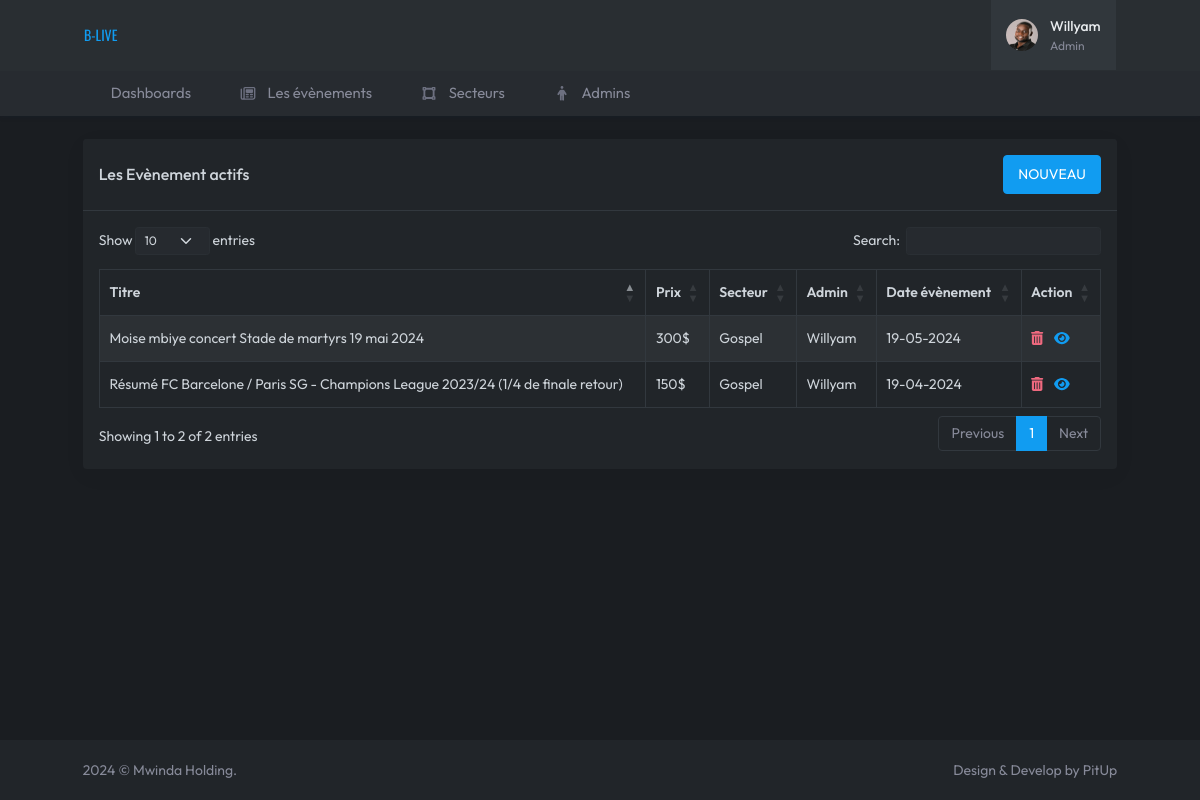
The page /admins/events-actif.php (signed in) on the database its author committed.
### tables this page shows
CREATE TABLE IF NOT EXISTS `tb_astuce` (
  `id` int NOT NULL AUTO_INCREMENT,
  `titre` text ,
  `youtube` text ,
  `price` int DEFAULT NULL,
  `secteur` int DEFAULT NULL,
  `contenue` text ,
  `admin` int DEFAULT NULL,
  `datepublish` date DEFAULT NULL,
  `date_event` date DEFAULT NULL,
  `avatar` text ,
  `status` tinyint DEFAULT '0',
  PRIMARY KEY (`id`)
);

CREATE TABLE IF NOT EXISTS `tb_secteur` (
  `id` int NOT NULL AUTO_INCREMENT,
  `designation` text ,
  `icon` text ,
  `status` tinyint DEFAULT '0',
  PRIMARY KEY (`id`)
);

### admins/models/call/astuce/getListactif.php (called while the page is built, shortened)
<?php
require 'models/class/Astuce.php';
require 'models/class/AstuceHydrate.php';
$db = db();
$manager = new AstuceHydrate($db);
$listAll = $manager->getListActif();

### admins/models/class/AstuceHydrate.php (called while the page is built, shortened)
<?php
class AstuceHydrate
{
	private $db;
	public function getListActif()
	{
		$q = $this->db->prepare("
				SELECT tb_astuce.*, DATE_FORMAT(tb_astuce.date_event, '%d-%m-%Y') AS datepub, tb_admin.nom AS adminname,
				tb_secteur.designation AS secteurname FROM tb_astuce
				INNER JOIN tb_admin ON tb_astuce.admin = tb_admin.id
				INNER JOIN tb_secteur ON tb_secteur.id = tb_astuce.secteur
				WHERE tb_astuce.date_event >= ?
				ORDER BY tb_astuce.titre
			");
		$date = date('Y-m-d');
		$q->execute([ $date ]);
		return $q;
	}
	public function setDb(PDO $db)
	{
		$this->db = $db;
	}
}

### admins/events-actif.php (the view, shortened to what this page needs)
<!DOCTYPE html>
<html
    lang="en"
    data-layout="horizontal"
    data-topbar="light"
    data-sidebar="light"
    data-bs-theme="dark"
    data-sidebar-size="lg"
    data-sidebar-image="none"
    data-preloader="disable"
    data-theme="vintage"
    data-theme-colors="default"
    data-sidebar-user-show
>
    <head>
        <link href="assets/css/bootstrap.min.css" rel="stylesheet" type="text/css" />
        <link href="assets/css/icons.min.css" rel="stylesheet" type="text/css" />
        <link href="assets/css/app.min.css" rel="stylesheet" type="text/css" />
        <link href="assets/css/custom.min.css" rel="stylesheet" type="text/css" />
        <link rel="stylesheet" href="https://cdnjs.cloudflare.com/ajax/libs/MaterialDesign-Webfont/6.5.95/css/materialdesignicons.min.css" />
        <link
            rel="stylesheet"
            href="https://cdnjs.cloudflare.com/ajax/libs/MaterialDesign-Webfont/6.5.95/css/materialdesignicons.css
            "
        />
        <link rel="stylesheet" href="https://cdnjs.cloudflare.com/ajax/libs/MaterialDesign-Webfont/6.5.95/css/materialdesignicons.css.map" />
        <link rel="stylesheet" href="https://cdnjs.cloudflare.com/ajax/libs/MaterialDesign-Webfont/6.5.95/css/materialdesignicons.min.css.map" />
        <link rel="stylesheet" type="text/css" href="https://cdnjs.cloudflare.com/ajax/libs/font-awesome/6.0.0-beta3/css/all.min.css" />
        <link rel="stylesheet" type="text/css" href="https://cdnjs.cloudflare.com/ajax/libs/font-awesome/6.0.0-beta3/css/fontawesome.min.css" />
        <link rel="stylesheet" href="https://cdn.datatables.net/1.11.5/css/dataTables.bootstrap5.min.css" />
        <link rel="stylesheet" href="https://cdn.datatables.net/responsive/2.2.9/css/responsive.bootstrap.min.css" />
        <link rel="stylesheet" href="https://cdn.datatables.net/buttons/2.2.2/css/buttons.dataTables.min.css" />
    </head>
    <body>
        <div id="layout-wrapper">
            <?php require 'views/header.php'; ?>
            <?php require 'views/nav.php'; ?>
            <div class="main-content">
                <div class="page-content">
                    <div class="container-fluid">
                        <div class="row">
                            <div class="col-lg-12">
                                <div class="card">
                                    <div class="card-header d-flex align-items-center justify-content-between">
                                        <h5 class="card-title mb-0">Les Evènement actifs</h5>
                                        <button class="btn btn-primary" data-bs-toggle="modal" data-bs-target="#dépôts">NOUVEAU</button>
                                    </div>
                                    <div class="card-body">
                                        <table id="example" class="table table-bordered dt-responsive nowrap table-striped align-middle" style="width: 100%;">
                                            <thead>
                                                <tr>
                                                    <th data-ordering="false">Titre</th>
                                                    <th data-ordering="false">Prix</th>
                                                    <th data-ordering="false">Secteur</th>
                                                    <th data-ordering="false">Admin</th>
                                                    <th data-ordering="false">Date évènement</th>
                                                    <th data-ordering="false">Action</th>
                                                </tr>
                                            </thead>
                                            <tbody>
                                                <?php
                                                    require 'models/call/astuce/getListactif.php';
                                                    while ($res = $listAll->fetch(PDO::FETCH_OBJ)) {
                                                ?>
                                                    <tr>
                                                        <td><?= $res->titre ?></td>
                                                        <td><?= $res->price ?>$</td>
                                                        <td><?= $res->secteurname ?></td>
                                                        <td><?= $res->adminname ?></td>
                                                        <td><?= $res->datepub ?></td>
                                                        <td>
                                                            <a class="me-2" href="models/call/astuce/delete.php?id=<?= $res->id ?>">
                                                                <i class="fa-solid fa-trash-can text-danger"></i>
                                                            </a>
                                                            <a href="astuce-<?= $res->id ?>">
                                                                <i class="fa-solid fa-eye"></i>
                                                            </a>
                                                        </td>
                                                    </tr>
                                                <?php }$listAll->closeCursor(); ?>
                                            </tbody>
                                        </table>
                                    </div>
                                </div>
                            </div>
                        </div>
                    </div>
                </div>
                <?php require 'views/footer.php'; ?>
            </div>
        </div>
    </body>
</html>

### admins/views/header.php (shortened to what this page needs)
<header id="page-topbar">
    <div class="layout-width">
        <div class="navbar-header">
            <div class="d-flex">
                <div class="navbar-brand-box horizontal-logo">
                    <a href="dashboard" class="logo logo-light">
                        B-LIVE
                    </a>
                </div>
            </div>
            <div class="d-flex align-items-center">
                <div class="ms-1 header-item d-none d-sm-flex">
                    <button type="button" class="btn btn-icon btn-topbar material-shadow-none btn-ghost-secondary rounded-circle" data-toggle="fullscreen">
                    </button>
                </div>
                <div class="ms-1 header-item d-none d-sm-flex">
                    <button type="button" class="btn btn-icon btn-topbar material-shadow-none btn-ghost-secondary rounded-circle light-dark-mode">
                        <i class="bx bx-moon fs-22"></i>
                    </button>
                </div>
                <div class="dropdown ms-sm-3 header-item topbar-user">
                    <button type="button" class="btn material-shadow-none" id="page-header-user-dropdown" data-bs-toggle="dropdown" aria-haspopup="true" aria-expanded="false">
                        <span class="d-flex align-items-center">
                            <img class="rounded-circle header-profile-user" src="assets/avatar/<?= $_SESSION['avatar'] ?>" alt="#" />
                            <span class="text-start ms-xl-2">
                                <span class="d-none d-xl-inline-block ms-1 fw-medium user-name-text"><?= $_SESSION['nom'] ?></span>
                                <span class="d-none d-xl-block ms-1 fs-12 user-name-sub-text">Admin</span>
                            </span>
                        </span>
                    </button>
                </div>
            </div>
        </div>
    </div>
</header>

### admins/views/nav.php (shortened to what this page needs)
<div class="app-menu navbar-menu">
    <div id="scrollbar">
        <div class="container-fluid">
            <ul class="navbar-nav" id="navbar-nav">
                <li class="nav-item">
                    <a class="nav-link menu-link" href="dashboard">
                        <i class="ri-dashboard-2-line"></i> <span data-key="t-dashboards">Dashboards</span>
                    </a>
                </li>
                <li class="nav-item">
                    <a class="nav-link menu-link" href="tips">
                        <i class="fa-regular fa-newspaper"></i> <span data-key="t-authentication">
                            Les évènements
                        </span>
                    </a>
                </li>
                <li class="nav-item">
                    <a class="nav-link menu-link" href="sectors"> <i class="fa-solid fa-vector-square"></i> <span data-key="t-widgets">Secteurs</span> </a>
                </li>
                <li class="nav-item">
                    <a class="nav-link menu-link" href="admin">
                        <i class="fa-solid fa-person"></i> <span data-key="t-base-ui">
                            Admins
                        </span>
                    </a>
                </li>
            </ul>
        </div>
    </div>
    <div class="sidebar-background"></div>
</div>

### admins/views/footer.php (shortened to what this page needs)
<footer class="footer">
    <div class="container-fluid">
        <div class="row">
            <div class="col-sm-6">
                © Mwinda Holding.
            </div>
            <div class="col-sm-6">
                <div class="text-sm-end d-none d-sm-block">
                    Design & Develop by PitUp
                </div>
            </div>
        </div>
    </div>
</footer>

### rows shown on the page
tb_astuce: titre "Moise mbiye concert Stade de martyrs 19 mai 2024", price "300", tb_secteur.designation "Gospel", tb_admin.nom "Willyam", datepub "19-05-2024"
tb_astuce: titre "Résumé FC Barcelone / Paris SG - Champions League 2023/24 (1/4 de finale retour)", price "150", tb_secteur.designation "Gospel", tb_admin.nom "Willyam", datepub "19-04-2024"

### other values the page prints
$_SESSION['nom'] "Willyam"
